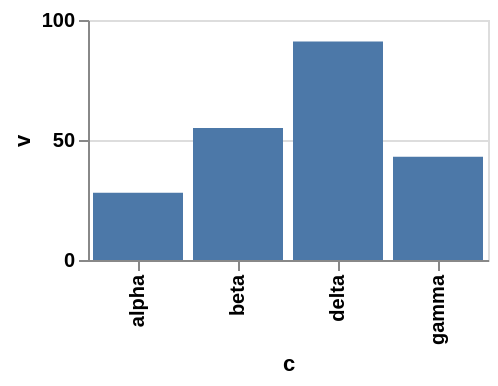

Express this chart as Vega-Lite.
### Vega-Lite specification from a JSON file in a GitHub repository (floating-point values rounded to 4 significant figures)
{"$schema": "https://vega.github.io/schema/vega-lite/v6.json", "width": 200, "height": 120, "data": {"values": [{"c": "alpha", "v": 28, "w": 3, "t": "2024-01-07"}, {"c": "beta", "v": 55, "w": 7, "t": "2024-03-19"}, {"c": "gamma", "v": 43, "w": 5, "t": "2024-06-02"}, {"c": "delta", "v": 91, "w": 9, "t": "2024-09-11"}]}, "mark": "bar", "encoding": {"x": {"field": "c", "type": "nominal"}, "y": {"field": "v", "type": "quantitative"}}, "config": {"axis": {"labelFontWeight": 700}}}
